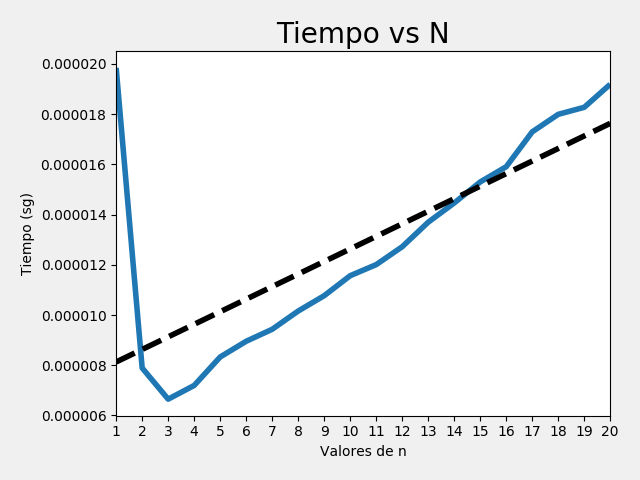

Source code (Python):
from time import process_time
import random
import sys
from matplotlib import pyplot as plt
import numpy as np

sys.setrecursionlimit(100000)


def sumar_arreglo(n):
    return sumar(n,0)

def sumar(n,index):
    if(index==len(n)):
        return 0
    return n[index] + sumar(n,index+1)

lista = []
tiempos = []
tamaños = range(20,20020,1000)
for i in tamaños:
    lista.append(i)
    one = process_time()
    suma = sumar_arreglo(lista)
    two = process_time()
    tiempos.append(two-one)

plt.rcParams.update({'figure.autolayout': True})

fig, ax = plt.subplots()
plt.style.use('fivethirtyeight')
fit = np.polyfit(range(1,21),tiempos,1)
fit_fn = np.poly1d(fit)
ax.plot(range(1,21),tiempos)
ax.plot(range(1,21),fit_fn(range(1,21)),'--k')
xlabels = range(1,21)
plt.xticks(xlabels)
ax.set(xlim=[1, 20], xlabel='Valores de n', ylabel='Tiempo (sg)',
       title='Tiempo vs N')
plt.savefig("/home/vincent/Documents/RepoDatos/ST0245-032/talleres/taller04/Punto1.png")    
plt.show()
